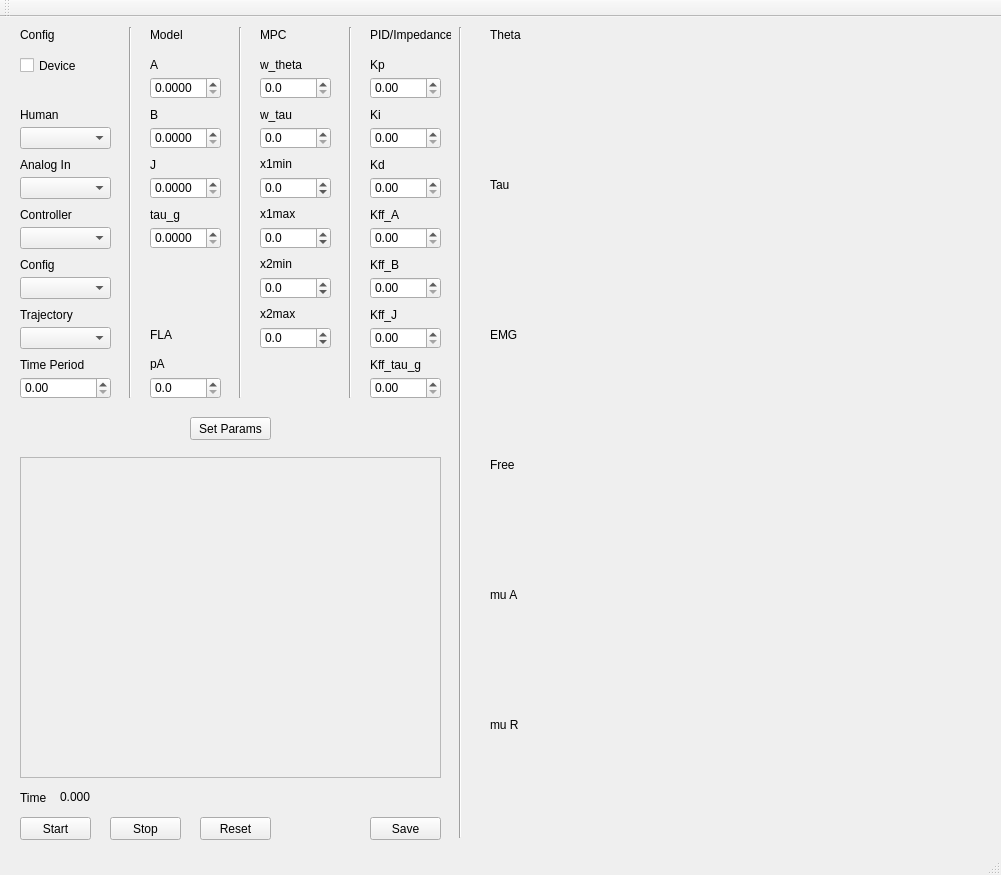
<?xml version="1.0" encoding="UTF-8"?>
<ui version="4.0">
 <class>GUIClass</class>
 <widget class="QMainWindow" name="GUIClass">
  <property name="geometry">
   <rect>
    <x>0</x>
    <y>0</y>
    <width>1001</width>
    <height>875</height>
   </rect>
  </property>
  <property name="focusPolicy">
   <enum>Qt::NoFocus</enum>
  </property>
  <property name="windowTitle">
   <string>GUI</string>
  </property>
  <widget class="QWidget" name="centralWidget">
   <widget class="QCustomPlot" name="plot" native="true">
    <property name="geometry">
     <rect>
      <x>480</x>
      <y>30</y>
      <width>501</width>
      <height>121</height>
     </rect>
    </property>
   </widget>
   <widget class="QPushButton" name="btn_start">
    <property name="geometry">
     <rect>
      <x>20</x>
      <y>800</y>
      <width>71</width>
      <height>23</height>
     </rect>
    </property>
    <property name="text">
     <string>Start</string>
    </property>
   </widget>
   <widget class="QPushButton" name="btn_stop">
    <property name="geometry">
     <rect>
      <x>110</x>
      <y>800</y>
      <width>71</width>
      <height>23</height>
     </rect>
    </property>
    <property name="text">
     <string>Stop</string>
    </property>
   </widget>
   <widget class="QLabel" name="label_3">
    <property name="geometry">
     <rect>
      <x>60</x>
      <y>770</y>
      <width>41</width>
      <height>20</height>
     </rect>
    </property>
    <property name="text">
     <string>0.000</string>
    </property>
   </widget>
   <widget class="QLabel" name="label_4">
    <property name="geometry">
     <rect>
      <x>20</x>
      <y>770</y>
      <width>41</width>
      <height>21</height>
     </rect>
    </property>
    <property name="text">
     <string>Time</string>
    </property>
   </widget>
   <widget class="QLabel" name="label_2">
    <property name="geometry">
     <rect>
      <x>150</x>
      <y>40</y>
      <width>61</width>
      <height>16</height>
     </rect>
    </property>
    <property name="text">
     <string>A</string>
    </property>
   </widget>
   <widget class="QDoubleSpinBox" name="A_box">
    <property name="geometry">
     <rect>
      <x>150</x>
      <y>60</y>
      <width>71</width>
      <height>22</height>
     </rect>
    </property>
    <property name="decimals">
     <number>4</number>
    </property>
    <property name="singleStep">
     <double>0.100000000000000</double>
    </property>
    <property name="value">
     <double>0.000000000000000</double>
    </property>
   </widget>
   <widget class="QLabel" name="label_5">
    <property name="geometry">
     <rect>
      <x>150</x>
      <y>90</y>
      <width>61</width>
      <height>16</height>
     </rect>
    </property>
    <property name="text">
     <string>B</string>
    </property>
   </widget>
   <widget class="QDoubleSpinBox" name="B_box">
    <property name="geometry">
     <rect>
      <x>150</x>
      <y>110</y>
      <width>71</width>
      <height>22</height>
     </rect>
    </property>
    <property name="decimals">
     <number>4</number>
    </property>
    <property name="singleStep">
     <double>0.100000000000000</double>
    </property>
    <property name="value">
     <double>0.000000000000000</double>
    </property>
   </widget>
   <widget class="QLabel" name="label_6">
    <property name="geometry">
     <rect>
      <x>150</x>
      <y>140</y>
      <width>61</width>
      <height>16</height>
     </rect>
    </property>
    <property name="text">
     <string>J</string>
    </property>
   </widget>
   <widget class="QDoubleSpinBox" name="J_box">
    <property name="geometry">
     <rect>
      <x>150</x>
      <y>160</y>
      <width>71</width>
      <height>22</height>
     </rect>
    </property>
    <property name="decimals">
     <number>4</number>
    </property>
    <property name="singleStep">
     <double>0.100000000000000</double>
    </property>
    <property name="value">
     <double>0.000000000000000</double>
    </property>
   </widget>
   <widget class="QLabel" name="label_7">
    <property name="geometry">
     <rect>
      <x>150</x>
      <y>190</y>
      <width>61</width>
      <height>16</height>
     </rect>
    </property>
    <property name="text">
     <string>tau_g</string>
    </property>
   </widget>
   <widget class="QDoubleSpinBox" name="tau_g_box">
    <property name="geometry">
     <rect>
      <x>150</x>
      <y>210</y>
      <width>71</width>
      <height>22</height>
     </rect>
    </property>
    <property name="decimals">
     <number>4</number>
    </property>
    <property name="singleStep">
     <double>0.100000000000000</double>
    </property>
   </widget>
   <widget class="QLabel" name="label_9">
    <property name="geometry">
     <rect>
      <x>260</x>
      <y>40</y>
      <width>61</width>
      <height>16</height>
     </rect>
    </property>
    <property name="text">
     <string>w_theta</string>
    </property>
   </widget>
   <widget class="QDoubleSpinBox" name="w_tau_box">
    <property name="geometry">
     <rect>
      <x>260</x>
      <y>110</y>
      <width>71</width>
      <height>22</height>
     </rect>
    </property>
    <property name="decimals">
     <number>1</number>
    </property>
    <property name="maximum">
     <double>1000.000000000000000</double>
    </property>
    <property name="singleStep">
     <double>0.100000000000000</double>
    </property>
    <property name="value">
     <double>0.000000000000000</double>
    </property>
   </widget>
   <widget class="QDoubleSpinBox" name="w_theta_box">
    <property name="geometry">
     <rect>
      <x>260</x>
      <y>60</y>
      <width>71</width>
      <height>22</height>
     </rect>
    </property>
    <property name="decimals">
     <number>1</number>
    </property>
    <property name="maximum">
     <double>1000000.000000000000000</double>
    </property>
    <property name="singleStep">
     <double>10000.000000000000000</double>
    </property>
    <property name="value">
     <double>0.000000000000000</double>
    </property>
   </widget>
   <widget class="QLabel" name="label_10">
    <property name="geometry">
     <rect>
      <x>260</x>
      <y>90</y>
      <width>61</width>
      <height>16</height>
     </rect>
    </property>
    <property name="text">
     <string>w_tau</string>
    </property>
   </widget>
   <widget class="QPushButton" name="btn_set_params">
    <property name="geometry">
     <rect>
      <x>190</x>
      <y>400</y>
      <width>81</width>
      <height>23</height>
     </rect>
    </property>
    <property name="text">
     <string>Set Params</string>
    </property>
   </widget>
   <widget class="QCustomPlot" name="plot2" native="true">
    <property name="enabled">
     <bool>false</bool>
    </property>
    <property name="geometry">
     <rect>
      <x>480</x>
      <y>330</y>
      <width>501</width>
      <height>101</height>
     </rect>
    </property>
   </widget>
   <widget class="QCustomPlot" name="plot3" native="true">
    <property name="enabled">
     <bool>false</bool>
    </property>
    <property name="geometry">
     <rect>
      <x>480</x>
      <y>460</y>
      <width>501</width>
      <height>101</height>
     </rect>
    </property>
   </widget>
   <widget class="QCustomPlot" name="plot1" native="true">
    <property name="enabled">
     <bool>false</bool>
    </property>
    <property name="geometry">
     <rect>
      <x>480</x>
      <y>180</y>
      <width>501</width>
      <height>121</height>
     </rect>
    </property>
   </widget>
   <widget class="QCustomPlot" name="plot4" native="true">
    <property name="enabled">
     <bool>false</bool>
    </property>
    <property name="geometry">
     <rect>
      <x>480</x>
      <y>590</y>
      <width>501</width>
      <height>101</height>
     </rect>
    </property>
   </widget>
   <widget class="QCustomPlot" name="plot5" native="true">
    <property name="enabled">
     <bool>false</bool>
    </property>
    <property name="geometry">
     <rect>
      <x>480</x>
      <y>720</y>
      <width>501</width>
      <height>101</height>
     </rect>
    </property>
   </widget>
   <widget class="QLabel" name="label_21">
    <property name="geometry">
     <rect>
      <x>490</x>
      <y>10</y>
      <width>61</width>
      <height>16</height>
     </rect>
    </property>
    <property name="text">
     <string>Theta</string>
    </property>
   </widget>
   <widget class="QLabel" name="label_22">
    <property name="geometry">
     <rect>
      <x>490</x>
      <y>160</y>
      <width>61</width>
      <height>16</height>
     </rect>
    </property>
    <property name="text">
     <string>Tau</string>
    </property>
   </widget>
   <widget class="QLabel" name="label_23">
    <property name="geometry">
     <rect>
      <x>490</x>
      <y>310</y>
      <width>61</width>
      <height>16</height>
     </rect>
    </property>
    <property name="text">
     <string>EMG</string>
    </property>
   </widget>
   <widget class="QLabel" name="label_24">
    <property name="geometry">
     <rect>
      <x>490</x>
      <y>440</y>
      <width>61</width>
      <height>16</height>
     </rect>
    </property>
    <property name="text">
     <string>Free</string>
    </property>
   </widget>
   <widget class="QLabel" name="label_25">
    <property name="geometry">
     <rect>
      <x>490</x>
      <y>570</y>
      <width>61</width>
      <height>16</height>
     </rect>
    </property>
    <property name="text">
     <string>mu A</string>
    </property>
   </widget>
   <widget class="QLabel" name="label_26">
    <property name="geometry">
     <rect>
      <x>490</x>
      <y>700</y>
      <width>61</width>
      <height>16</height>
     </rect>
    </property>
    <property name="text">
     <string>mu R</string>
    </property>
   </widget>
   <widget class="QPlainTextEdit" name="plainTextEdit">
    <property name="enabled">
     <bool>false</bool>
    </property>
    <property name="geometry">
     <rect>
      <x>20</x>
      <y>440</y>
      <width>421</width>
      <height>321</height>
     </rect>
    </property>
    <property name="readOnly">
     <bool>true</bool>
    </property>
    <property name="plainText">
     <string/>
    </property>
    <property name="overwriteMode">
     <bool>true</bool>
    </property>
    <property name="centerOnScroll">
     <bool>false</bool>
    </property>
   </widget>
   <widget class="QPushButton" name="btn_reset">
    <property name="geometry">
     <rect>
      <x>200</x>
      <y>800</y>
      <width>71</width>
      <height>23</height>
     </rect>
    </property>
    <property name="text">
     <string>Reset</string>
    </property>
   </widget>
   <widget class="QDoubleSpinBox" name="x1min_box">
    <property name="geometry">
     <rect>
      <x>260</x>
      <y>160</y>
      <width>71</width>
      <height>22</height>
     </rect>
    </property>
    <property name="decimals">
     <number>1</number>
    </property>
    <property name="minimum">
     <double>-10.000000000000000</double>
    </property>
    <property name="maximum">
     <double>10.000000000000000</double>
    </property>
    <property name="singleStep">
     <double>0.100000000000000</double>
    </property>
    <property name="value">
     <double>0.000000000000000</double>
    </property>
   </widget>
   <widget class="QDoubleSpinBox" name="x1max_box">
    <property name="geometry">
     <rect>
      <x>260</x>
      <y>210</y>
      <width>71</width>
      <height>22</height>
     </rect>
    </property>
    <property name="decimals">
     <number>1</number>
    </property>
    <property name="minimum">
     <double>-10.000000000000000</double>
    </property>
    <property name="maximum">
     <double>10.000000000000000</double>
    </property>
    <property name="singleStep">
     <double>0.100000000000000</double>
    </property>
    <property name="value">
     <double>0.000000000000000</double>
    </property>
   </widget>
   <widget class="QLabel" name="label">
    <property name="geometry">
     <rect>
      <x>260</x>
      <y>140</y>
      <width>47</width>
      <height>13</height>
     </rect>
    </property>
    <property name="text">
     <string>x1min</string>
    </property>
   </widget>
   <widget class="QLabel" name="label_12">
    <property name="geometry">
     <rect>
      <x>260</x>
      <y>190</y>
      <width>47</width>
      <height>13</height>
     </rect>
    </property>
    <property name="text">
     <string>x1max</string>
    </property>
   </widget>
   <widget class="QDoubleSpinBox" name="x2min_box">
    <property name="geometry">
     <rect>
      <x>260</x>
      <y>260</y>
      <width>71</width>
      <height>22</height>
     </rect>
    </property>
    <property name="decimals">
     <number>1</number>
    </property>
    <property name="minimum">
     <double>-100.000000000000000</double>
    </property>
    <property name="maximum">
     <double>100.000000000000000</double>
    </property>
    <property name="singleStep">
     <double>0.100000000000000</double>
    </property>
    <property name="value">
     <double>0.000000000000000</double>
    </property>
   </widget>
   <widget class="QDoubleSpinBox" name="x2max_box">
    <property name="geometry">
     <rect>
      <x>260</x>
      <y>310</y>
      <width>71</width>
      <height>22</height>
     </rect>
    </property>
    <property name="decimals">
     <number>1</number>
    </property>
    <property name="minimum">
     <double>-100.000000000000000</double>
    </property>
    <property name="maximum">
     <double>100.000000000000000</double>
    </property>
    <property name="singleStep">
     <double>0.100000000000000</double>
    </property>
    <property name="value">
     <double>0.000000000000000</double>
    </property>
   </widget>
   <widget class="QLabel" name="label_13">
    <property name="geometry">
     <rect>
      <x>260</x>
      <y>240</y>
      <width>47</width>
      <height>13</height>
     </rect>
    </property>
    <property name="text">
     <string>x2min</string>
    </property>
   </widget>
   <widget class="QLabel" name="label_14">
    <property name="geometry">
     <rect>
      <x>260</x>
      <y>290</y>
      <width>47</width>
      <height>13</height>
     </rect>
    </property>
    <property name="text">
     <string>x2max</string>
    </property>
   </widget>
   <widget class="QLabel" name="label_17">
    <property name="geometry">
     <rect>
      <x>150</x>
      <y>10</y>
      <width>71</width>
      <height>16</height>
     </rect>
    </property>
    <property name="text">
     <string>Model</string>
    </property>
   </widget>
   <widget class="QComboBox" name="analogInBox">
    <property name="geometry">
     <rect>
      <x>20</x>
      <y>160</y>
      <width>91</width>
      <height>22</height>
     </rect>
    </property>
    <property name="editable">
     <bool>false</bool>
    </property>
    <property name="currentText">
     <string/>
    </property>
    <property name="currentIndex">
     <number>-1</number>
    </property>
   </widget>
   <widget class="QLabel" name="label_18">
    <property name="geometry">
     <rect>
      <x>20</x>
      <y>190</y>
      <width>71</width>
      <height>16</height>
     </rect>
    </property>
    <property name="text">
     <string>Controller</string>
    </property>
   </widget>
   <widget class="QLabel" name="label_19">
    <property name="geometry">
     <rect>
      <x>20</x>
      <y>290</y>
      <width>71</width>
      <height>16</height>
     </rect>
    </property>
    <property name="text">
     <string>Trajectory</string>
    </property>
   </widget>
   <widget class="QLabel" name="label_20">
    <property name="geometry">
     <rect>
      <x>260</x>
      <y>10</y>
      <width>71</width>
      <height>16</height>
     </rect>
    </property>
    <property name="text">
     <string>MPC</string>
    </property>
   </widget>
   <widget class="QComboBox" name="controlBox">
    <property name="geometry">
     <rect>
      <x>20</x>
      <y>210</y>
      <width>91</width>
      <height>22</height>
     </rect>
    </property>
    <property name="editable">
     <bool>false</bool>
    </property>
    <property name="currentText">
     <string/>
    </property>
    <property name="currentIndex">
     <number>-1</number>
    </property>
   </widget>
   <widget class="QComboBox" name="trajBox">
    <property name="geometry">
     <rect>
      <x>20</x>
      <y>310</y>
      <width>91</width>
      <height>22</height>
     </rect>
    </property>
    <property name="editable">
     <bool>false</bool>
    </property>
    <property name="currentText">
     <string/>
    </property>
    <property name="currentIndex">
     <number>-1</number>
    </property>
   </widget>
   <widget class="QCheckBox" name="deviceBox">
    <property name="geometry">
     <rect>
      <x>20</x>
      <y>40</y>
      <width>70</width>
      <height>17</height>
     </rect>
    </property>
    <property name="text">
     <string>Device</string>
    </property>
    <property name="checked">
     <bool>false</bool>
    </property>
   </widget>
   <widget class="QLabel" name="label_28">
    <property name="geometry">
     <rect>
      <x>20</x>
      <y>140</y>
      <width>71</width>
      <height>16</height>
     </rect>
    </property>
    <property name="text">
     <string>Analog In</string>
    </property>
   </widget>
   <widget class="QLabel" name="label_29">
    <property name="geometry">
     <rect>
      <x>20</x>
      <y>10</y>
      <width>71</width>
      <height>16</height>
     </rect>
    </property>
    <property name="text">
     <string>Config</string>
    </property>
   </widget>
   <widget class="Line" name="line">
    <property name="geometry">
     <rect>
      <x>120</x>
      <y>10</y>
      <width>20</width>
      <height>371</height>
     </rect>
    </property>
    <property name="orientation">
     <enum>Qt::Vertical</enum>
    </property>
   </widget>
   <widget class="QDoubleSpinBox" name="Kd_box">
    <property name="geometry">
     <rect>
      <x>370</x>
      <y>160</y>
      <width>71</width>
      <height>22</height>
     </rect>
    </property>
    <property name="decimals">
     <number>2</number>
    </property>
    <property name="maximum">
     <double>1000.000000000000000</double>
    </property>
    <property name="singleStep">
     <double>0.100000000000000</double>
    </property>
    <property name="value">
     <double>0.000000000000000</double>
    </property>
   </widget>
   <widget class="QLabel" name="label_30">
    <property name="geometry">
     <rect>
      <x>370</x>
      <y>140</y>
      <width>61</width>
      <height>16</height>
     </rect>
    </property>
    <property name="text">
     <string>Kd</string>
    </property>
   </widget>
   <widget class="QDoubleSpinBox" name="Ki_box">
    <property name="geometry">
     <rect>
      <x>370</x>
      <y>110</y>
      <width>71</width>
      <height>22</height>
     </rect>
    </property>
    <property name="decimals">
     <number>2</number>
    </property>
    <property name="maximum">
     <double>1000.000000000000000</double>
    </property>
    <property name="singleStep">
     <double>0.100000000000000</double>
    </property>
    <property name="value">
     <double>0.000000000000000</double>
    </property>
   </widget>
   <widget class="QLabel" name="label_31">
    <property name="geometry">
     <rect>
      <x>370</x>
      <y>90</y>
      <width>61</width>
      <height>16</height>
     </rect>
    </property>
    <property name="text">
     <string>Ki</string>
    </property>
   </widget>
   <widget class="QLabel" name="label_32">
    <property name="geometry">
     <rect>
      <x>370</x>
      <y>340</y>
      <width>61</width>
      <height>16</height>
     </rect>
    </property>
    <property name="text">
     <string>Kff_tau_g</string>
    </property>
   </widget>
   <widget class="QLabel" name="label_33">
    <property name="geometry">
     <rect>
      <x>370</x>
      <y>40</y>
      <width>61</width>
      <height>16</height>
     </rect>
    </property>
    <property name="text">
     <string>Kp</string>
    </property>
   </widget>
   <widget class="QDoubleSpinBox" name="Kff_tau_g_box">
    <property name="geometry">
     <rect>
      <x>370</x>
      <y>360</y>
      <width>71</width>
      <height>22</height>
     </rect>
    </property>
    <property name="decimals">
     <number>2</number>
    </property>
    <property name="singleStep">
     <double>0.100000000000000</double>
    </property>
   </widget>
   <widget class="QDoubleSpinBox" name="Kp_box">
    <property name="geometry">
     <rect>
      <x>370</x>
      <y>60</y>
      <width>71</width>
      <height>22</height>
     </rect>
    </property>
    <property name="decimals">
     <number>2</number>
    </property>
    <property name="maximum">
     <double>1000.000000000000000</double>
    </property>
    <property name="singleStep">
     <double>0.100000000000000</double>
    </property>
    <property name="value">
     <double>0.000000000000000</double>
    </property>
   </widget>
   <widget class="QLabel" name="label_34">
    <property name="geometry">
     <rect>
      <x>370</x>
      <y>10</y>
      <width>81</width>
      <height>16</height>
     </rect>
    </property>
    <property name="text">
     <string>PID/Impedance</string>
    </property>
   </widget>
   <widget class="QLabel" name="label_35">
    <property name="geometry">
     <rect>
      <x>370</x>
      <y>240</y>
      <width>61</width>
      <height>16</height>
     </rect>
    </property>
    <property name="text">
     <string>Kff_B</string>
    </property>
   </widget>
   <widget class="QDoubleSpinBox" name="Kff_B_box">
    <property name="geometry">
     <rect>
      <x>370</x>
      <y>260</y>
      <width>71</width>
      <height>22</height>
     </rect>
    </property>
    <property name="decimals">
     <number>2</number>
    </property>
    <property name="singleStep">
     <double>0.100000000000000</double>
    </property>
   </widget>
   <widget class="QDoubleSpinBox" name="Kff_A_box">
    <property name="geometry">
     <rect>
      <x>370</x>
      <y>210</y>
      <width>71</width>
      <height>22</height>
     </rect>
    </property>
    <property name="decimals">
     <number>2</number>
    </property>
    <property name="singleStep">
     <double>0.100000000000000</double>
    </property>
   </widget>
   <widget class="QLabel" name="label_36">
    <property name="geometry">
     <rect>
      <x>370</x>
      <y>190</y>
      <width>61</width>
      <height>16</height>
     </rect>
    </property>
    <property name="text">
     <string>Kff_A</string>
    </property>
   </widget>
   <widget class="Line" name="line_3">
    <property name="geometry">
     <rect>
      <x>230</x>
      <y>10</y>
      <width>20</width>
      <height>371</height>
     </rect>
    </property>
    <property name="orientation">
     <enum>Qt::Vertical</enum>
    </property>
   </widget>
   <widget class="Line" name="line_4">
    <property name="geometry">
     <rect>
      <x>340</x>
      <y>10</y>
      <width>20</width>
      <height>371</height>
     </rect>
    </property>
    <property name="orientation">
     <enum>Qt::Vertical</enum>
    </property>
   </widget>
   <widget class="Line" name="line_5">
    <property name="geometry">
     <rect>
      <x>450</x>
      <y>10</y>
      <width>20</width>
      <height>811</height>
     </rect>
    </property>
    <property name="orientation">
     <enum>Qt::Vertical</enum>
    </property>
   </widget>
   <widget class="QDoubleSpinBox" name="timeBox">
    <property name="geometry">
     <rect>
      <x>20</x>
      <y>360</y>
      <width>91</width>
      <height>22</height>
     </rect>
    </property>
    <property name="value">
     <double>0.000000000000000</double>
    </property>
   </widget>
   <widget class="QLabel" name="label_27">
    <property name="geometry">
     <rect>
      <x>20</x>
      <y>340</y>
      <width>71</width>
      <height>16</height>
     </rect>
    </property>
    <property name="text">
     <string>Time Period</string>
    </property>
   </widget>
   <widget class="QDoubleSpinBox" name="pA_box">
    <property name="geometry">
     <rect>
      <x>150</x>
      <y>360</y>
      <width>71</width>
      <height>22</height>
     </rect>
    </property>
    <property name="decimals">
     <number>1</number>
    </property>
    <property name="maximum">
     <double>1000.000000000000000</double>
    </property>
    <property name="singleStep">
     <double>0.100000000000000</double>
    </property>
    <property name="value">
     <double>0.000000000000000</double>
    </property>
   </widget>
   <widget class="QLabel" name="label_15">
    <property name="geometry">
     <rect>
      <x>150</x>
      <y>340</y>
      <width>47</width>
      <height>13</height>
     </rect>
    </property>
    <property name="text">
     <string>pA</string>
    </property>
   </widget>
   <widget class="QLabel" name="label_37">
    <property name="geometry">
     <rect>
      <x>150</x>
      <y>310</y>
      <width>71</width>
      <height>16</height>
     </rect>
    </property>
    <property name="text">
     <string>FLA</string>
    </property>
   </widget>
   <widget class="QComboBox" name="humanBox">
    <property name="geometry">
     <rect>
      <x>20</x>
      <y>110</y>
      <width>91</width>
      <height>22</height>
     </rect>
    </property>
    <property name="editable">
     <bool>false</bool>
    </property>
    <property name="currentText">
     <string/>
    </property>
    <property name="currentIndex">
     <number>-1</number>
    </property>
   </widget>
   <widget class="QLabel" name="label_38">
    <property name="geometry">
     <rect>
      <x>20</x>
      <y>90</y>
      <width>71</width>
      <height>16</height>
     </rect>
    </property>
    <property name="text">
     <string>Human</string>
    </property>
   </widget>
   <widget class="QLabel" name="label_39">
    <property name="geometry">
     <rect>
      <x>20</x>
      <y>240</y>
      <width>71</width>
      <height>16</height>
     </rect>
    </property>
    <property name="text">
     <string>Config</string>
    </property>
   </widget>
   <widget class="QComboBox" name="configBox">
    <property name="geometry">
     <rect>
      <x>20</x>
      <y>260</y>
      <width>91</width>
      <height>22</height>
     </rect>
    </property>
    <property name="editable">
     <bool>false</bool>
    </property>
    <property name="currentText">
     <string/>
    </property>
    <property name="currentIndex">
     <number>-1</number>
    </property>
   </widget>
   <widget class="QDoubleSpinBox" name="Kff_J_box">
    <property name="geometry">
     <rect>
      <x>370</x>
      <y>310</y>
      <width>71</width>
      <height>22</height>
     </rect>
    </property>
    <property name="decimals">
     <number>2</number>
    </property>
    <property name="singleStep">
     <double>0.100000000000000</double>
    </property>
   </widget>
   <widget class="QLabel" name="label_40">
    <property name="geometry">
     <rect>
      <x>370</x>
      <y>290</y>
      <width>61</width>
      <height>16</height>
     </rect>
    </property>
    <property name="text">
     <string>Kff_J</string>
    </property>
   </widget>
   <widget class="QPushButton" name="btn_save">
    <property name="geometry">
     <rect>
      <x>370</x>
      <y>800</y>
      <width>71</width>
      <height>23</height>
     </rect>
    </property>
    <property name="text">
     <string>Save</string>
    </property>
   </widget>
  </widget>
  <widget class="QMenuBar" name="menuBar">
   <property name="geometry">
    <rect>
     <x>0</x>
     <y>0</y>
     <width>1001</width>
     <height>21</height>
    </rect>
   </property>
  </widget>
  <widget class="QToolBar" name="mainToolBar">
   <attribute name="toolBarArea">
    <enum>TopToolBarArea</enum>
   </attribute>
   <attribute name="toolBarBreak">
    <bool>false</bool>
   </attribute>
  </widget>
  <widget class="QStatusBar" name="statusBar"/>
 </widget>
 <layoutdefault spacing="6" margin="11"/>
 <customwidgets>
  <customwidget>
   <class>QCustomPlot</class>
   <extends>QWidget</extends>
   <header>qcustomplot.h</header>
   <container>1</container>
  </customwidget>
 </customwidgets>
 <resources>
  <include location="GUI.qrc"/>
 </resources>
 <connections>
  <connection>
   <sender>btn_start</sender>
   <signal>clicked()</signal>
   <receiver>GUIClass</receiver>
   <slot>on_btn_start_clicked()</slot>
   <hints>
    <hint type="sourcelabel">
     <x>475</x>
     <y>355</y>
    </hint>
    <hint type="destinationlabel">
     <x>437</x>
     <y>373</y>
    </hint>
   </hints>
  </connection>
  <connection>
   <sender>btn_stop</sender>
   <signal>clicked()</signal>
   <receiver>GUIClass</receiver>
   <slot>on_btn_stop_clicked()</slot>
   <hints>
    <hint type="sourcelabel">
     <x>586</x>
     <y>355</y>
    </hint>
    <hint type="destinationlabel">
     <x>502</x>
     <y>370</y>
    </hint>
   </hints>
  </connection>
  <connection>
   <sender>btn_set_params</sender>
   <signal>clicked()</signal>
   <receiver>GUIClass</receiver>
   <slot>on_btn_set_params_clicked()</slot>
   <hints>
    <hint type="sourcelabel">
     <x>57</x>
     <y>64</y>
    </hint>
    <hint type="destinationlabel">
     <x>300</x>
     <y>269</y>
    </hint>
   </hints>
  </connection>
  <connection>
   <sender>btn_reset</sender>
   <signal>clicked()</signal>
   <receiver>GUIClass</receiver>
   <slot>on_btn_reset_clicked()</slot>
   <hints>
    <hint type="sourcelabel">
     <x>145</x>
     <y>814</y>
    </hint>
    <hint type="destinationlabel">
     <x>355</x>
     <y>437</y>
    </hint>
   </hints>
  </connection>
  <connection>
   <sender>btn_save</sender>
   <signal>clicked()</signal>
   <receiver>GUIClass</receiver>
   <slot>on_btn_save_clicked()</slot>
   <hints>
    <hint type="sourcelabel">
     <x>405</x>
     <y>844</y>
    </hint>
    <hint type="destinationlabel">
     <x>500</x>
     <y>437</y>
    </hint>
   </hints>
  </connection>
 </connections>
 <slots>
  <slot>on_btn_start_clicked()</slot>
  <slot>on_btn_stop_clicked()</slot>
  <slot>on_btn_set_params_clicked()</slot>
  <slot>on_btn_reset_clicked()</slot>
  <slot>on_btn_save_clicked()</slot>
 </slots>
</ui>
